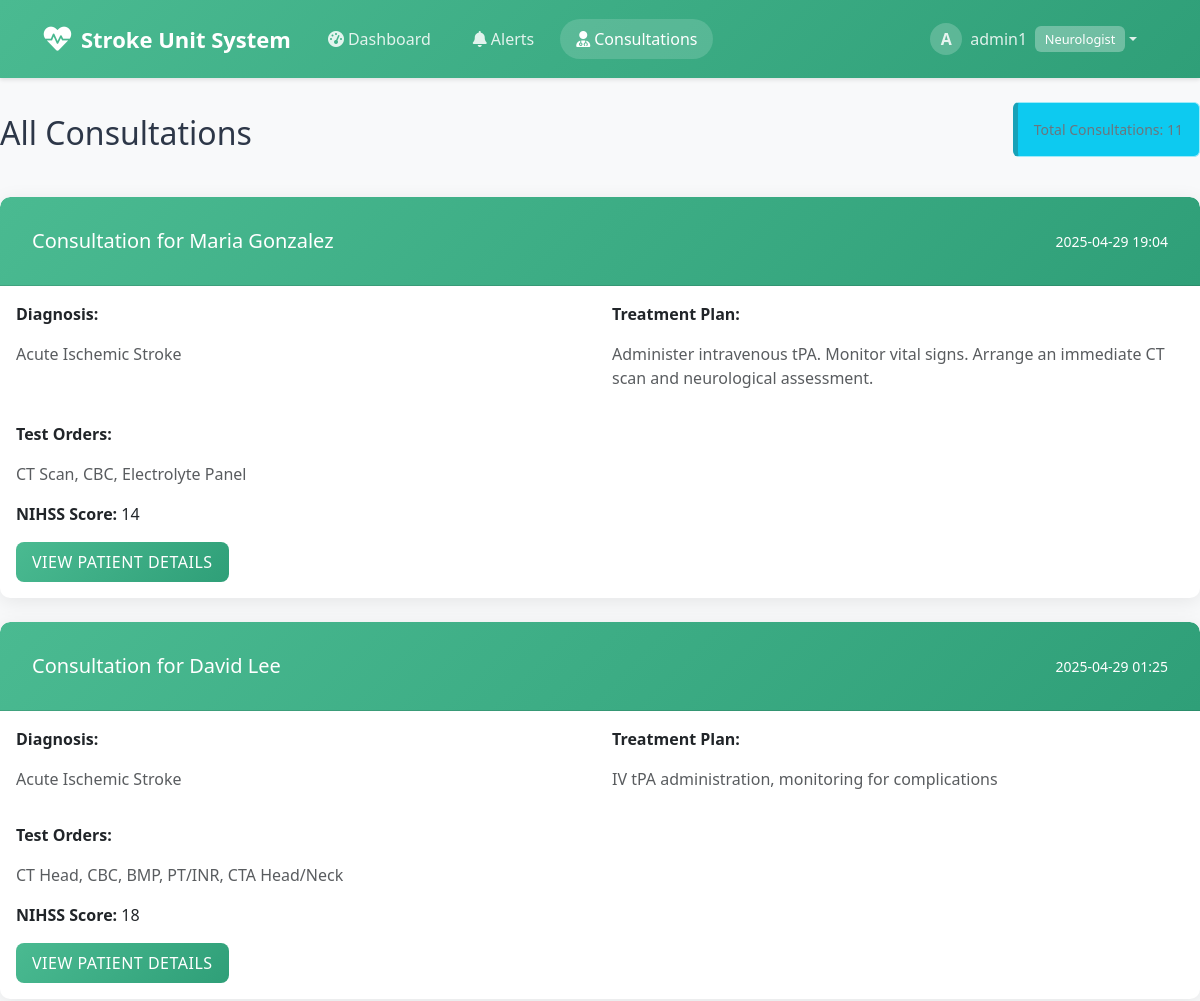
Before: /consultations/ (signed in, upper part) with the older database file.
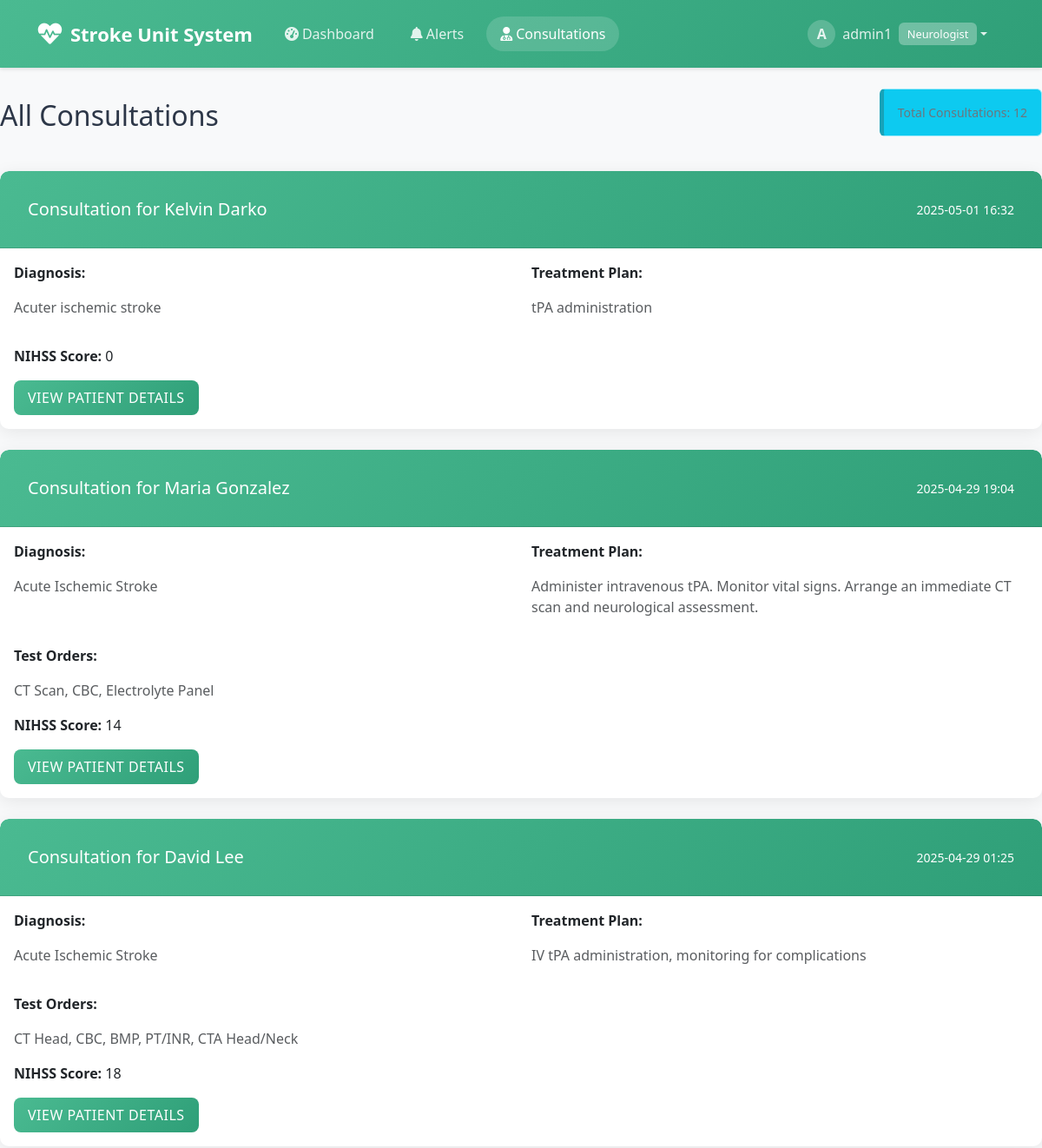
After: the same page with the newer database file.
### patientsystem/models.py (models this page shows, shortened)
class Consultation(models.Model):
    patient = models.ForeignKey(Patient, on_delete=models.CASCADE, related_name='consultations')
    date = models.DateTimeField(auto_now_add=True)
    symptom_onset_time = models.DateTimeField(null=True, blank=True)
    diagnosis = models.TextField()
    treatment_plan = models.TextField()
    test_orders = models.TextField(blank=True)
    vitals = models.OneToOneField(Vitals, on_delete=models.CASCADE)
    nihss_score = models.IntegerField()
    tpa_approved = models.BooleanField(default=False, verbose_name="TPA Approved")
    tpa_approval_notes = models.TextField(blank=True, verbose_name="TPA Approval Notes")

class Patient(models.Model):
    GENDER_CHOICES = [
        ('M', 'Male'),
        ('F', 'Female'),
        ('O', 'Other'),
    ]
    hospital_id = models.CharField(max_length=10, unique=True, blank=True)
    first_name = models.CharField(max_length=100)
    last_name = models.CharField(max_length=100)
    date_of_birth = models.DateField()
    gender = models.CharField(max_length=1, choices=GENDER_CHOICES)
    chief_complaint = models.TextField(blank=True)
    address = models.TextField(blank=True)
    phone_number = models.CharField(max_length=20, blank=True)
    emergency_contact = models.CharField(max_length=100, blank=True)
    medical_history = models.TextField(blank=True)
    current_medications = models.TextField(blank=True)
    allergies = models.TextField(blank=True)
    vitals = models.OneToOneField(Vitals, on_delete=models.CASCADE)
    nihss_score = models.IntegerField(default=0)
    nihss_last_updated = models.DateTimeField(auto_now=True)
    created_at = models.DateTimeField(auto_now_add=True)
    updated_at = models.DateTimeField(auto_now=True)
    @property
    def name(self):
        return f"{self.first_name} {self.last_name}"

### patientsystem/decorators.py (the view)
        def wrapped_view(request, *args, **kwargs):
            if not check_role(request.user):
                messages.error(request, f'Only {role}s can access this page.')
                return redirect('patientsystem:dashboard')
            return view_func(request, *args, **kwargs)

### patientsystem/views.py (called while the page is built)
@login_required
@neurologist_required
def consultations(request):
    try:
        consultations = Consultation.objects.all().order_by('-date')
        return render(request, 'patientsystem/consultations.html', {
            'consultations': consultations
        })
    except Exception as e:
        messages.error(request, f'Error accessing consultations: {str(e)}')
        return redirect('patientsystem:dashboard')

### templates/patientsystem/consultations.html (shortened to what this page needs)
{% extends 'base.html' %}
{% block content %}
<div class="d-flex justify-content-between align-items-center mb-4">
    <h2>All Consultations</h2>
    <div class="alert alert-info">
        Total Consultations: {{ consultations|length }}
    </div>
</div>
<div class="row">
    {% for consultation in consultations %}
    <div class="col-12 mb-4">
        <div class="card">
            <div class="card-header bg-primary text-white">
                <div class="d-flex justify-content-between align-items-center">
                    <h5 class="card-title mb-0">
                        Consultation for {{ consultation.patient.name }}
                    </h5>
                    <small>{{ consultation.date|date:"Y-m-d H:i" }}</small>
                </div>
            </div>
            <div class="card-body">
                <div class="row">
                    <div class="col-md-6">
                        <p><strong>Diagnosis:</strong></p>
                        <p class="text-muted">{{ consultation.diagnosis }}</p>
                    </div>
                    <div class="col-md-6">
                        <p><strong>Treatment Plan:</strong></p>
                        <p class="text-muted">{{ consultation.treatment_plan }}</p>
                    </div>
                </div>
                {% if consultation.test_orders %}
                <div class="mt-3">
                    <p><strong>Test Orders:</strong></p>
                    <p class="text-muted">{{ consultation.test_orders }}</p>
                </div>
                {% endif %}
                <div class="mt-3">
                    <p><strong>NIHSS Score:</strong> {{ consultation.nihss_score }}</p>
                </div>
                <div class="mt-3">
                    <a href="{% url 'patientsystem:patient_detail' consultation.patient.id %}" class="btn btn-primary">
                        View Patient Details
                    </a>
                </div>
            </div>
        </div>
    </div>
    {% empty %}
    <div class="col-12">
        <div class="alert alert-success">
            No consultations recorded yet.
        </div>
    </div>
    {% endfor %}
</div>
{% endblock %}

Changed rows visible on the page:
added Consultation: patient.name "Kelvin Darko", date "2025-05-01 16:32", diagnosis "Acuter ischemic stroke", treatment_plan "tPA administration", nihss_score "0"
Other visible differences:
{{ consultations|length }}: "11" → "12"
